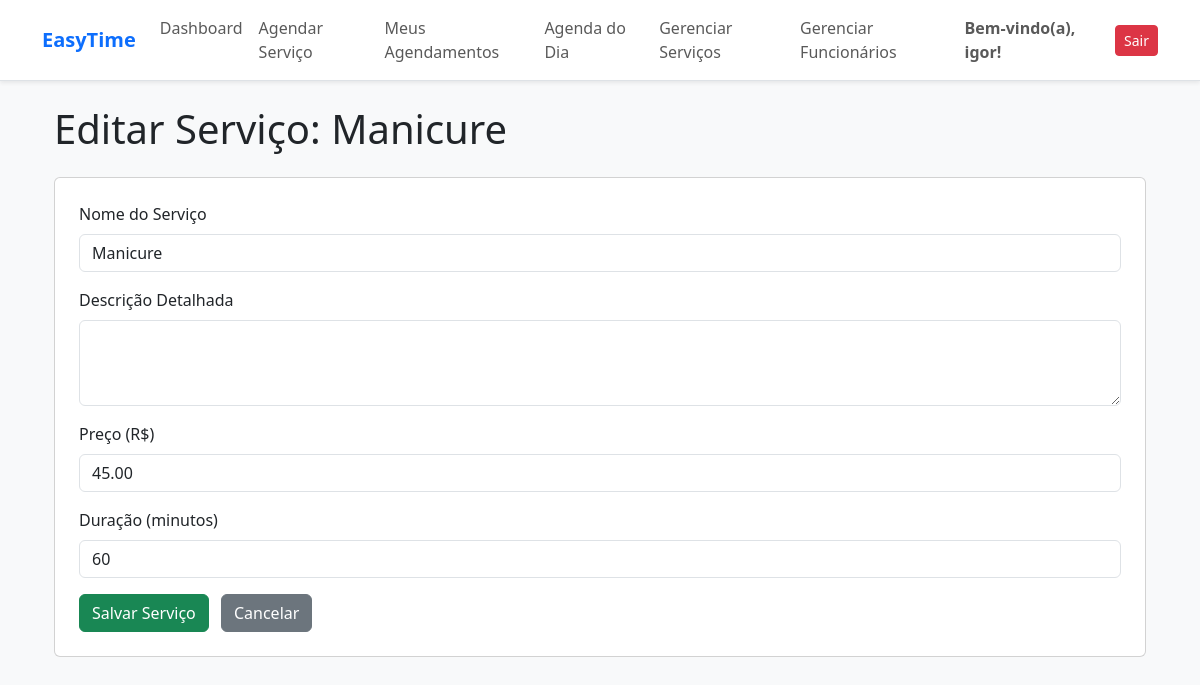
/servicos/editar/1/ (signed in), run on an earlier commit of the app's database.
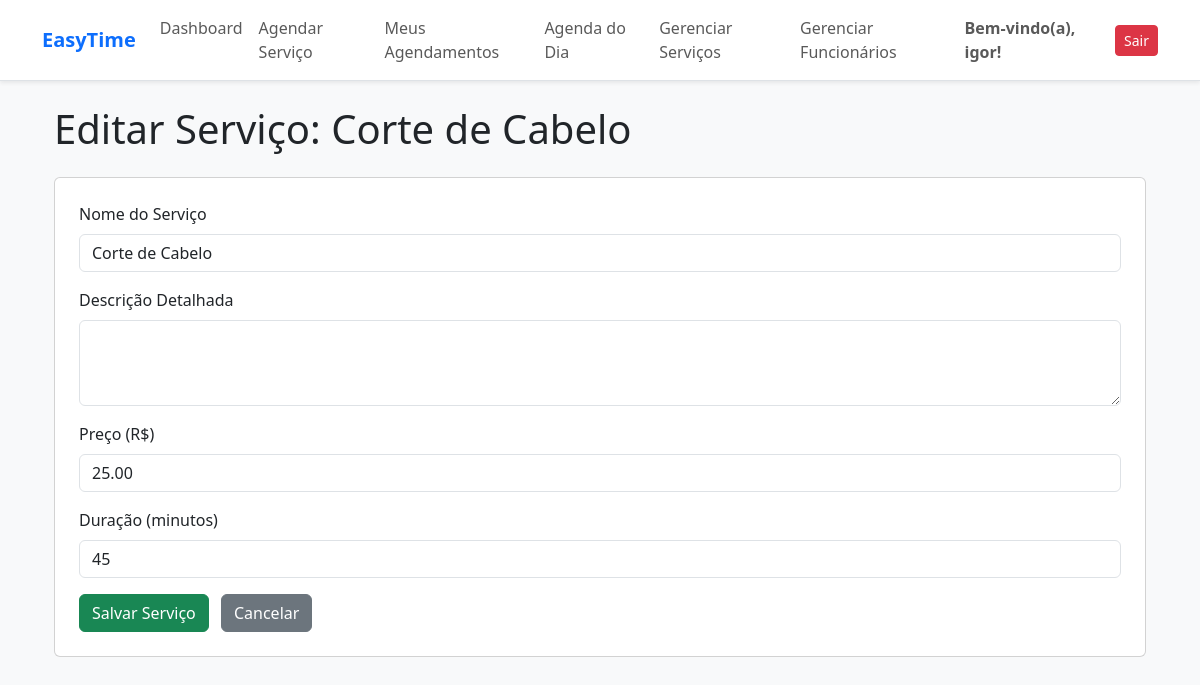
And on a later commit of the database.
### servicos/models.py (models this page shows, shortened)
class Servico(models.Model):
    nome = models.CharField(max_length=100)
    descricao = models.TextField(blank=True, null=True)
    preco = models.DecimalField(max_digits=6, decimal_places=2)
    duracao = models.IntegerField(help_text="Duração do serviço em minutos.")
    class Meta:
        verbose_name = "Serviço"
        verbose_name_plural = "Serviços"

### servicos/views.py (the view)
# urls.py: path('editar/<int:pk>/', views.editar_servico, name='editar'),
@login_required
@user_passes_test(is_funcionario_or_staff)
def editar_servico(request, pk):
    servico = get_object_or_404(Servico, pk=pk)
    if request.method == 'POST':
        form = ServicoForm(request.POST, instance=servico)
        if form.is_valid():
            form.save()
            messages.success(request, f'Serviço "{servico.nome}" atualizado com sucesso!')
            return redirect('servicos:listar')
    else:
        form = ServicoForm(instance=servico)
    context = {'form': form, 'titulo': f'Editar Serviço: {servico.nome}'}
    return render(request, 'servicos/form_servico.html', context)

### servicos/forms.py
class ServicoForm(forms.ModelForm):
    class Meta:
        model = Servico
        fields = ['nome', 'descricao', 'preco', 'duracao']
        widgets = {
            'nome': forms.TextInput(attrs={'class': 'form-control'}),
            'descricao': forms.Textarea(attrs={'class': 'form-control', 'rows': 3}),
            'preco': forms.NumberInput(attrs={'class': 'form-control', 'step': '0.01'}),
            'duracao': forms.NumberInput(attrs={'class': 'form-control', 'min': '5', 'step': '5'}),
        }
        labels = {
            'nome': 'Nome do Serviço',
            'descricao': 'Descrição Detalhada',
            'preco': 'Preço (R$)',
            'duracao': 'Duração (minutos)',
        }

### servicos/views.py (called while the page is built)
def is_funcionario_or_staff(user):
    return user.is_staff or user.tipo == 'funcionario'

### servicos/templates/servicos/form_servico.html (shortened to what this page needs)
{% extends 'painel/base.html' %}
{% block content %}
<div class="container mt-4">
    <h1 class="mb-4">{{ titulo }}</h1>
    <div class="card p-4">
        <form method="post">
            {% for field in form %}
            <div class="mb-3">
                <label for="{{ field.id_for_label }}" class="form-label">{{ field.label }}</label>
                {{ field }}
            </div>
            {% endfor %}
            <button type="submit" class="btn btn-success me-2">Salvar Serviço</button>
            <a href="{% url 'servicos:listar' %}" class="btn btn-secondary">Cancelar</a>
        </form>
    </div>
</div>
{% endblock %}

What changed in the data, as far as the page shows it:
changed Servico: nome "Manicure" → "Corte de Cabelo"; preco "45.00" → "25.00"; duracao "60" → "45"
Also different on the page:
{{ titulo }}: "Editar Serviço: Manicure" → "Editar Serviço: Corte de Cabelo"
